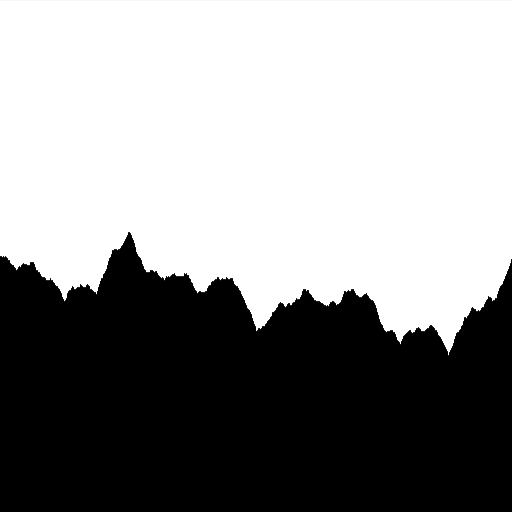
Frame 1 (no input)
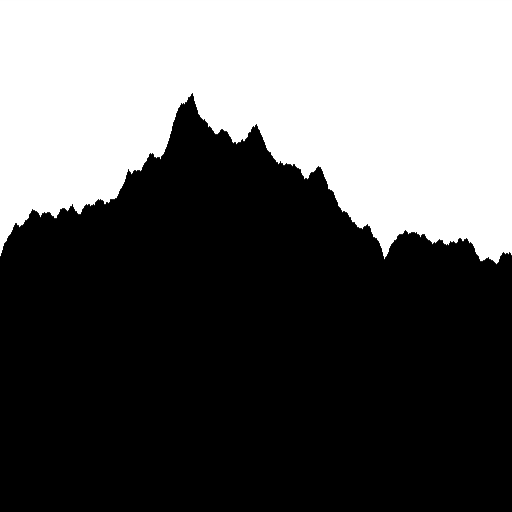
Frame 2 (the mouse pressed at the canvas centre, redrawn once)

The Processing sketch that drew these frames (run headless with seeded random() and noise(); the mouse was pressed at the canvas centre and the sketch redrawn once):

// Processing sketch: processing_101609
// ── processing_101609.pde

// Midpoint-Displacement Mountain 2d
// (implemented by Jakob Thomsen)

float altitude[] = new float[512 + 1];

void mountain(int start, int end)
{
  if(end > start + 1)
  {
    int center = (start + end) >> 1;
    int dist = end - start;

    float scale = float(dist) / float(altitude.length - 1);
    // scale = pow(scale, 1.5);

    float h = (altitude[start] + altitude[end]) / 2.0;

    float diff = random(-scale,+scale);
    altitude[center] = h + diff;
    mountain(start, center);
    mountain(center, end);
  }
}

void display()
{
  for(int i = 0; i < altitude.length; i++)
  {
    float x = float(i) / float(altitude.length - 1) * float(width);
    float y = (altitude[i] + 1.0) * float(height) / 2.0;

    // stroke(0.0,0.0,1.0);
    stroke(1);
    line(x, 0, x, y);
    // stroke(1.0, 1.0, 1.0);
    stroke(0);
    line(x, height, x, y);
  }
}

void setup()
{
  size(512, 512);
  colorMode(RGB, 1);
}

void draw()
{
  mountain(0, altitude.length - 1);
  display();
  noLoop();
}
